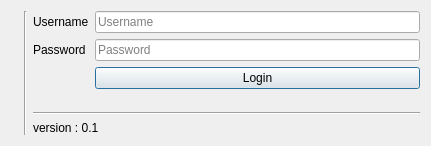
<?xml version="1.0" encoding="UTF-8"?>
<ui version="4.0">
 <class>LoginDialog</class>
 <widget class="QDialog" name="LoginDialog">
  <property name="geometry">
   <rect>
    <x>0</x>
    <y>0</y>
    <width>431</width>
    <height>146</height>
   </rect>
  </property>
  <property name="windowTitle">
   <string/>
  </property>
  <layout class="QHBoxLayout" name="horizontalLayout">
   <item>
    <widget class="QLabel" name="label">
     <property name="text">
      <string/>
     </property>
     <property name="pixmap">
      <pixmap resource="../turbin.qrc">:/images/icon_128.png</pixmap>
     </property>
    </widget>
   </item>
   <item>
    <widget class="Line" name="line">
     <property name="orientation">
      <enum>Qt::Vertical</enum>
     </property>
    </widget>
   </item>
   <item>
    <layout class="QVBoxLayout" name="verticalLayout">
     <property name="bottomMargin">
      <number>0</number>
     </property>
     <item>
      <layout class="QFormLayout" name="formLayout">
       <item row="0" column="0">
        <widget class="QLabel" name="label_2">
         <property name="text">
          <string>Username</string>
         </property>
        </widget>
       </item>
       <item row="1" column="0">
        <widget class="QLabel" name="label_3">
         <property name="text">
          <string>Password</string>
         </property>
        </widget>
       </item>
       <item row="0" column="1">
        <widget class="QLineEdit" name="lineUsername">
         <property name="placeholderText">
          <string>Username</string>
         </property>
        </widget>
       </item>
       <item row="1" column="1">
        <widget class="QLineEdit" name="linePassword">
         <property name="echoMode">
          <enum>QLineEdit::Password</enum>
         </property>
         <property name="placeholderText">
          <string>Password</string>
         </property>
        </widget>
       </item>
       <item row="2" column="1">
        <widget class="QPushButton" name="pushLogin">
         <property name="text">
          <string>Login</string>
         </property>
        </widget>
       </item>
      </layout>
     </item>
     <item>
      <spacer name="verticalSpacer">
       <property name="orientation">
        <enum>Qt::Vertical</enum>
       </property>
       <property name="sizeHint" stdset="0">
        <size>
         <width>20</width>
         <height>40</height>
        </size>
       </property>
      </spacer>
     </item>
     <item>
      <widget class="Line" name="line_2">
       <property name="orientation">
        <enum>Qt::Horizontal</enum>
       </property>
      </widget>
     </item>
     <item>
      <widget class="QLabel" name="label_4">
       <property name="styleSheet">
        <string notr="true">font-size: 12px;</string>
       </property>
       <property name="text">
        <string>version : 0.1</string>
       </property>
      </widget>
     </item>
    </layout>
   </item>
  </layout>
 </widget>
 <resources>
  <include location="../turbin.qrc"/>
 </resources>
 <connections/>
</ui>
